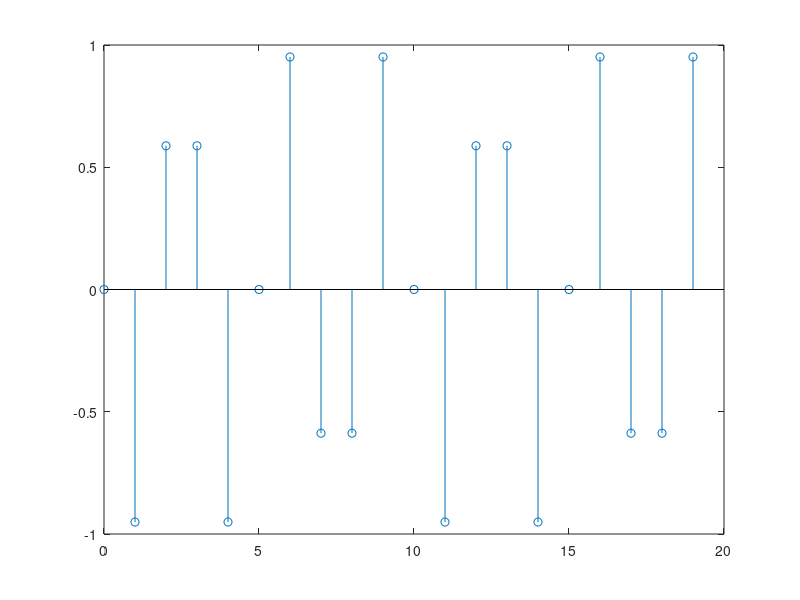
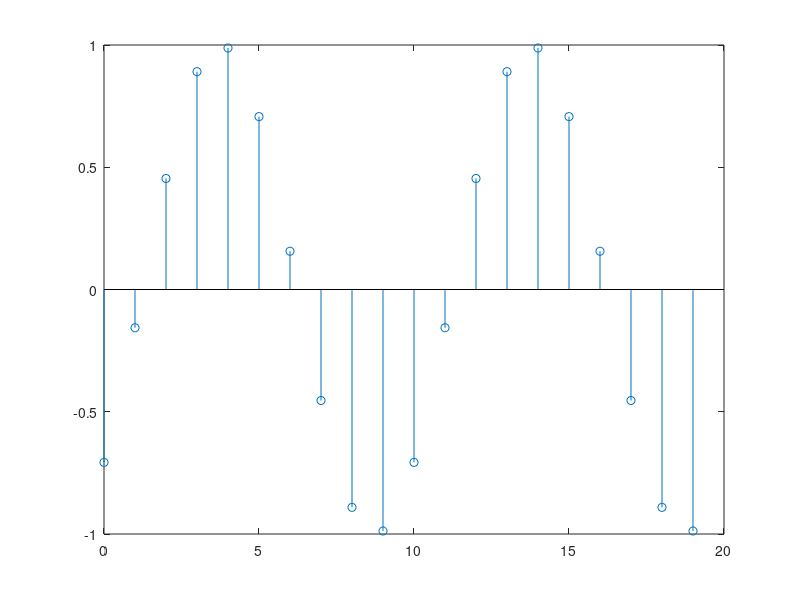
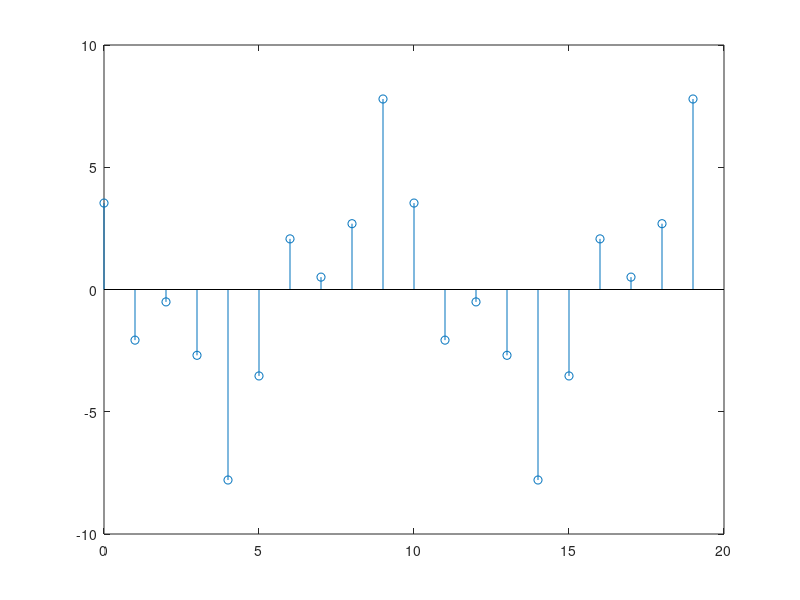

Write the MATLAB code that produced these figures, in order.
clc; clear all; close all;

n=0:19;
x1 = cos(3*pi/5*n + pi/2);
stem(n,x1);

n=0:19;
x2 = sin(pi/5*n - pi/4);
figure;stem(n,x2);
figure;
% iki işareti birbiriyle toplarsak periyotları yine 10 olur.
stem(n, 3*x1-5*x2);